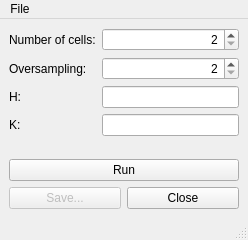
<?xml version="1.0" encoding="UTF-8"?>
<ui version="4.0">
 <class>MainWindow</class>
 <widget class="QMainWindow" name="MainWindow">
  <property name="geometry">
   <rect>
    <x>0</x>
    <y>0</y>
    <width>248</width>
    <height>240</height>
   </rect>
  </property>
  <property name="windowTitle">
   <string>Laue 2D cristal</string>
  </property>
  <widget class="QWidget" name="centralwidget">
   <layout class="QVBoxLayout" name="verticalLayout_2">
    <item>
     <layout class="QFormLayout" name="formLayout">
      <property name="fieldGrowthPolicy">
       <enum>QFormLayout::AllNonFixedFieldsGrow</enum>
      </property>
      <item row="0" column="0">
       <widget class="QLabel" name="label">
        <property name="toolTip">
         <string>Number of unit cells in each dimension of the 2D cristal</string>
        </property>
        <property name="text">
         <string>Number of cells:</string>
        </property>
       </widget>
      </item>
      <item row="1" column="0">
       <widget class="QLabel" name="label_2">
        <property name="toolTip">
         <string>Oversampling factor for computing the result image</string>
        </property>
        <property name="text">
         <string>Oversampling:</string>
        </property>
       </widget>
      </item>
      <item row="1" column="1">
       <widget class="QSpinBox" name="_oversamplingSpinBox">
        <property name="alignment">
         <set>Qt::AlignRight|Qt::AlignTrailing|Qt::AlignVCenter</set>
        </property>
        <property name="minimum">
         <number>2</number>
        </property>
       </widget>
      </item>
      <item row="2" column="0">
       <widget class="QLabel" name="label_3">
        <property name="toolTip">
         <string>H Miller index around which to run the simulation</string>
        </property>
        <property name="text">
         <string>H:</string>
        </property>
       </widget>
      </item>
      <item row="2" column="1">
       <widget class="QLineEdit" name="_hLineEdit">
        <property name="alignment">
         <set>Qt::AlignRight|Qt::AlignTrailing|Qt::AlignVCenter</set>
        </property>
       </widget>
      </item>
      <item row="3" column="0">
       <widget class="QLabel" name="label_4">
        <property name="toolTip">
         <string>K Miller index around which to run the simulation</string>
        </property>
        <property name="text">
         <string>K:</string>
        </property>
       </widget>
      </item>
      <item row="3" column="1">
       <widget class="QLineEdit" name="_kLineEdit">
        <property name="alignment">
         <set>Qt::AlignRight|Qt::AlignTrailing|Qt::AlignVCenter</set>
        </property>
       </widget>
      </item>
      <item row="0" column="1">
       <widget class="QSpinBox" name="_nCellsSpinBox">
        <property name="toolTip">
         <string>Number of unit cells in each dimension of the 2D cristal</string>
        </property>
        <property name="alignment">
         <set>Qt::AlignRight|Qt::AlignTrailing|Qt::AlignVCenter</set>
        </property>
        <property name="minimum">
         <number>2</number>
        </property>
        <property name="maximum">
         <number>1000</number>
        </property>
       </widget>
      </item>
     </layout>
    </item>
    <item>
     <widget class="QPushButton" name="_runPushButton">
      <property name="toolTip">
       <string>Start the simulation (This might be long).</string>
      </property>
      <property name="text">
       <string>Run</string>
      </property>
     </widget>
    </item>
    <item>
     <layout class="QHBoxLayout" name="horizontalLayout">
      <item>
       <widget class="QPushButton" name="_savePushButton">
        <property name="enabled">
         <bool>false</bool>
        </property>
        <property name="toolTip">
         <string>Save the result to a file</string>
        </property>
        <property name="text">
         <string>Save...</string>
        </property>
       </widget>
      </item>
      <item>
       <widget class="QPushButton" name="_closePushButton">
        <property name="toolTip">
         <string>Close the application</string>
        </property>
        <property name="text">
         <string>Close</string>
        </property>
       </widget>
      </item>
     </layout>
    </item>
   </layout>
  </widget>
  <widget class="QMenuBar" name="menubar">
   <property name="geometry">
    <rect>
     <x>0</x>
     <y>0</y>
     <width>248</width>
     <height>25</height>
    </rect>
   </property>
   <widget class="QMenu" name="menuFile">
    <property name="title">
     <string>File</string>
    </property>
    <addaction name="_closeAction"/>
   </widget>
   <addaction name="menuFile"/>
  </widget>
  <widget class="QStatusBar" name="statusbar"/>
  <action name="_closeAction">
   <property name="text">
    <string>Close</string>
   </property>
   <property name="shortcut">
    <string>Ctrl+Q</string>
   </property>
  </action>
 </widget>
 <resources/>
 <connections>
  <connection>
   <sender>_closeAction</sender>
   <signal>triggered()</signal>
   <receiver>MainWindow</receiver>
   <slot>close()</slot>
   <hints>
    <hint type="sourcelabel">
     <x>-1</x>
     <y>-1</y>
    </hint>
    <hint type="destinationlabel">
     <x>123</x>
     <y>119</y>
    </hint>
   </hints>
  </connection>
  <connection>
   <sender>_closePushButton</sender>
   <signal>clicked()</signal>
   <receiver>MainWindow</receiver>
   <slot>close()</slot>
   <hints>
    <hint type="sourcelabel">
     <x>182</x>
     <y>195</y>
    </hint>
    <hint type="destinationlabel">
     <x>123</x>
     <y>119</y>
    </hint>
   </hints>
  </connection>
 </connections>
</ui>
